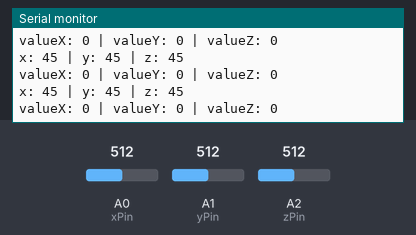
This sketch was run on a simulated Arduino Uno, built with avr-gcc and run on an emulated ATmega328P. On the bench: the last lines printed to the serial monitor. The test bench sets the inputs (shaded band); at power-on: A0 (xPin) = 512, A1 (yPin) = 512, A2 (zPin) = 512.

Above: at 1.2 s.
1.3 s: A0 (xPin) set to 393
At 2.2 s:
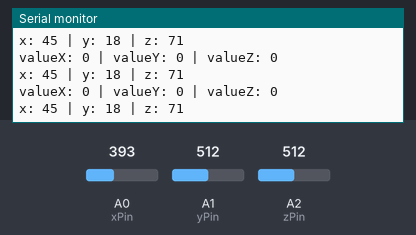
4.3 s: A0 (xPin) set to 381
At 5.4 s:
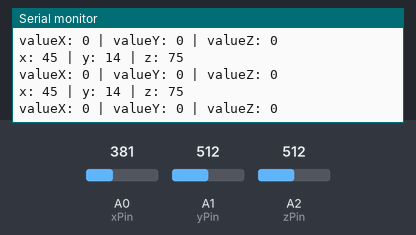
10.3 s: A1 (yPin) set to 416
At 11.3 s:
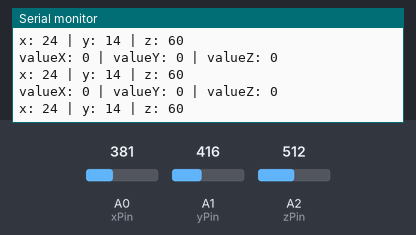
13.3 s: A1 (yPin) set to 394
At 14.0 s:
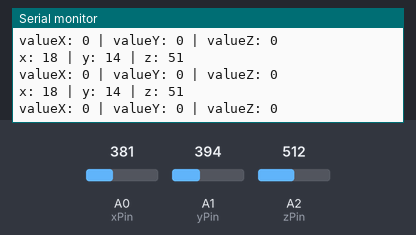
Timing chart, 0 to 16.3 s (numbered marks = the images above; inputs shaded):
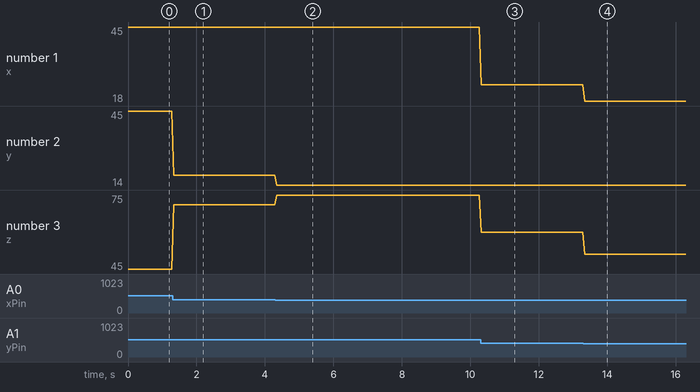

The sketch:

adxl_simple_energy.ino
```cpp
// (licence header left out)
//Analog read pins
const int xPin = 0;
const int yPin = 1;
const int zPin = 2;

//The minimum and maximum values that came from
//the accelerometer while standing still
//You very well may need to change these
int minVal = 265;
int maxVal = 402;

//to hold the caculated values
double x;
double y;
double z;

int valueX;
int valueY;
int valueZ;

// energy entropie
int prevx = 0, prevy = 0, prevz = 0, energy = 0, minEnergy = 40; // test if 40 is high enough!
boolean alive = false;


void setup(){
  Serial.begin(9600);
}

void loop(){

  int x,y,z, newsum,lostenergy;

  //read the analog values from the accelerometer
  int xRead = analogRead(xPin);
  int yRead = analogRead(yPin);
  int zRead = analogRead(zPin);

  //convert read values to degrees -90 to 90 - Needed for atan2
  int xAng = map(xRead, minVal, maxVal, -90, 90);
  int yAng = map(yRead, minVal, maxVal, -90, 90);
  int zAng = map(zRead, minVal, maxVal, -90, 90);

  //Caculate 360deg values like so: atan2(-yAng, -zAng)
  //atan2 outputs the value of -π to π (radians)
  //We are then converting the radians to degrees
  x = RAD_TO_DEG * (atan2(-yAng, -zAng) + PI);
  y = RAD_TO_DEG * (atan2(-xAng, -zAng) + PI);
  z = RAD_TO_DEG * (atan2(-yAng, -xAng) + PI);

  // energy model:
  energy = (energy * 0.5) // sets the decay, closer to 1, slower is
    + (((abs(x - prevx))
    + (abs(y - prevy))
    + (abs(z - prevz))) * (0.33333));

  prevx = x; prevy = y; prevz = z;

  alive = energy - minEnergy > 0;

   if (alive > 0) {

  valueX =  x;
  valueY =  y;
  valueZ =  z;
  }

  else

 {

 lostenergy = energy - 10;
 valueX = constrain(lostenergy, 0, 150);
 valueY = constrain(lostenergy, 0, 150);
 valueZ = constrain(lostenergy, 0, 150);

 }


  //Output the caculations
  Serial.print("x: ");
  Serial.print(x);
  Serial.print(" | y: ");
  Serial.print(y);
  Serial.print(" | z: ");
  Serial.println(z);

  Serial.print("valueX: ");
  Serial.print(valueX);
  Serial.print(" | valueY: ");
  Serial.print(valueY);
  Serial.print(" | valueZ: ");
  Serial.println(valueZ);

  delay(50);//just here to slow down the serial output - Easier to read


}
```

Measured:
- the behaviour switches between 382 and 381 on A0 (xPin) (found by bisection; images 1 and 2)
- the behaviour switches between 402 and 401 on A1 (yPin) (found by bisection; images 3 and 4)
- after the input at 1.3 s, the serial monitor: prints a new line at once (image 1)
- after the input at 4.3 s, the serial monitor: prints a new line after 0.05 s (image 2)
- after the input at 10.3 s, the serial monitor: prints a new line at once (image 3)
- after the input at 13.3 s, the serial monitor: prints a new line at once (image 4)
- plotted number 1: 45 → 24 after the input at 10.3 s, 24 → 18 after the input at 13.3 s
- plotted number 2: 45 → 18 after the input at 1.3 s, 18 → 14 after the input at 4.3 s
